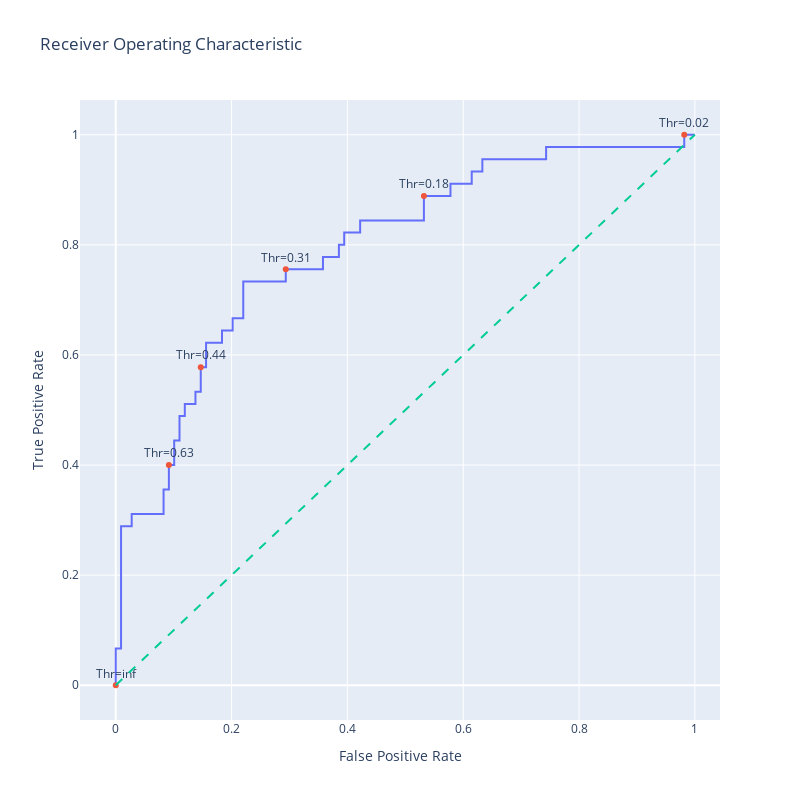

The notebook cell this image was saved under:
### Code cell
import plotly.graph_objects as go
import numpy as np


# Generate a trace for ROC curve
trace0 = go.Scatter(
    x=fpr,
    y=tpr,
    mode='lines',
    name='ROC curve'
)

# Only label every nth point to avoid cluttering
n = 10
indices = np.arange(len(thresold)) % n == 0  # Choose indices where index mod n is 0

trace1 = go.Scatter(
    x=fpr[indices],
    y=tpr[indices],
    mode='markers+text',
    name='Threshold points',
    text=[f"Thr={thr:.2f}" for thr in thresold[indices]],
    textposition='top center'
)


# Diagonal line
trace2 = go.Scatter(
    x=[0, 1],
    y=[0, 1],
    mode='lines',
    name='Random (Area = 0.5)',
    line=dict(dash='dash')
)

data = [trace0, trace1, trace2]

# Define layout with square aspect ratio
layout = go.Layout(
    title='Receiver Operating Characteristic',
    xaxis=dict(title='False Positive Rate'),
    yaxis=dict(title='True Positive Rate'),
    autosize=False,
    width=800,
    height=800,
    showlegend=False
)

# Define figure and add data
fig = go.Figure(data=data, layout=layout)

# Show figure
fig.show()

# Blue curve is ROC

### Figure 1 — Plotly figure (JSON) as saved in the notebook; plotly's stock layout.template omitted (floating-point values rounded to 4 significant figures)
{"data": [{"mode": "lines", "name": "ROC curve", "type": "scatter", "x": [0.0, 0.0, 0.0, 0.009174, 0.009174, 0.02752, 0.02752, 0.08257, 0.08257, 0.09174, 0.09174, 0.1009, 0.1009, 0.1101, 0.1101, 0.1193, 0.1193, 0.1376, 0.1376, 0.1468, 0.1468, 0.156, 0.156, 0.1835, 0.1835, 0.2018, 0.2018, 0.2202, 0.2202, 0.2936, 0.2936, 0.3578, 0.3578, 0.3853, 0.3853, 0.3945, 0.3945, 0.422, 0.422, 0.5321, 0.5321, 0.578, 0.578, 0.6147, 0.6147, 0.633, 0.633, 0.7431, 0.7431, 0.9817, 0.9817, 1.0], "y": [0.0, 0.02222, 0.06667, 0.06667, 0.2889, 0.2889, 0.3111, 0.3111, 0.3556, 0.3556, 0.4, 0.4, 0.4444, 0.4444, 0.4889, 0.4889, 0.5111, 0.5111, 0.5333, 0.5333, 0.5778, 0.5778, 0.6222, 0.6222, 0.6444, 0.6444, 0.6667, 0.6667, 0.7333, 0.7333, 0.7556, 0.7556, 0.7778, 0.7778, 0.8, 0.8, 0.8222, 0.8222, 0.8444, 0.8444, 0.8889, 0.8889, 0.9111, 0.9111, 0.9333, 0.9333, 0.9556, 0.9556, 0.9778, 0.9778, 1.0, 1.0]}, {"mode": "markers+text", "name": "Threshold points", "text": ["Thr=inf", "Thr=0.63", "Thr=0.44", "Thr=0.31", "Thr=0.18", "Thr=0.02"], "textposition": "top center", "type": "scatter", "x": [0.0, 0.09174, 0.1468, 0.2936, 0.5321, 0.9817], "y": [0.0, 0.4, 0.5778, 0.7556, 0.8889, 1.0]}, {"line": {"dash": "dash"}, "mode": "lines", "name": "Random (Area = 0.5)", "type": "scatter", "x": [0, 1], "y": [0, 1]}], "layout": {"autosize": false, "height": 800, "showlegend": false, "title": {"text": "Receiver Operating Characteristic"}, "width": 800, "xaxis": {"title": {"text": "False Positive Rate"}}, "yaxis": {"title": {"text": "True Positive Rate"}}}}
